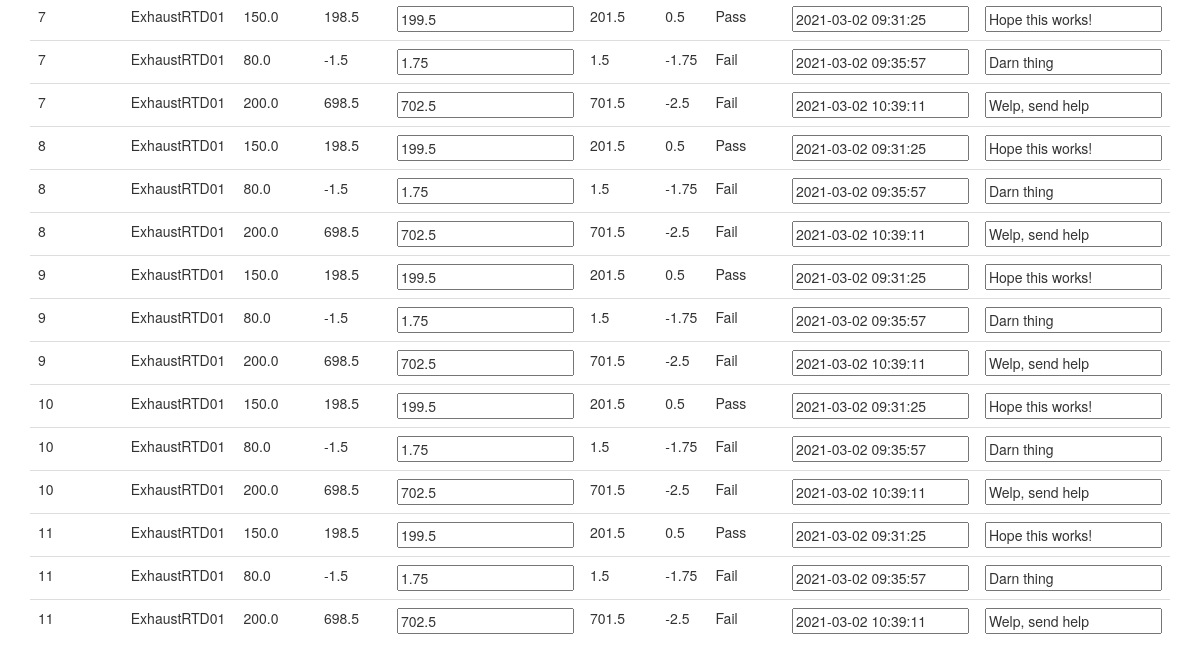
Page /channel_view (lower part) on the earlier database version.
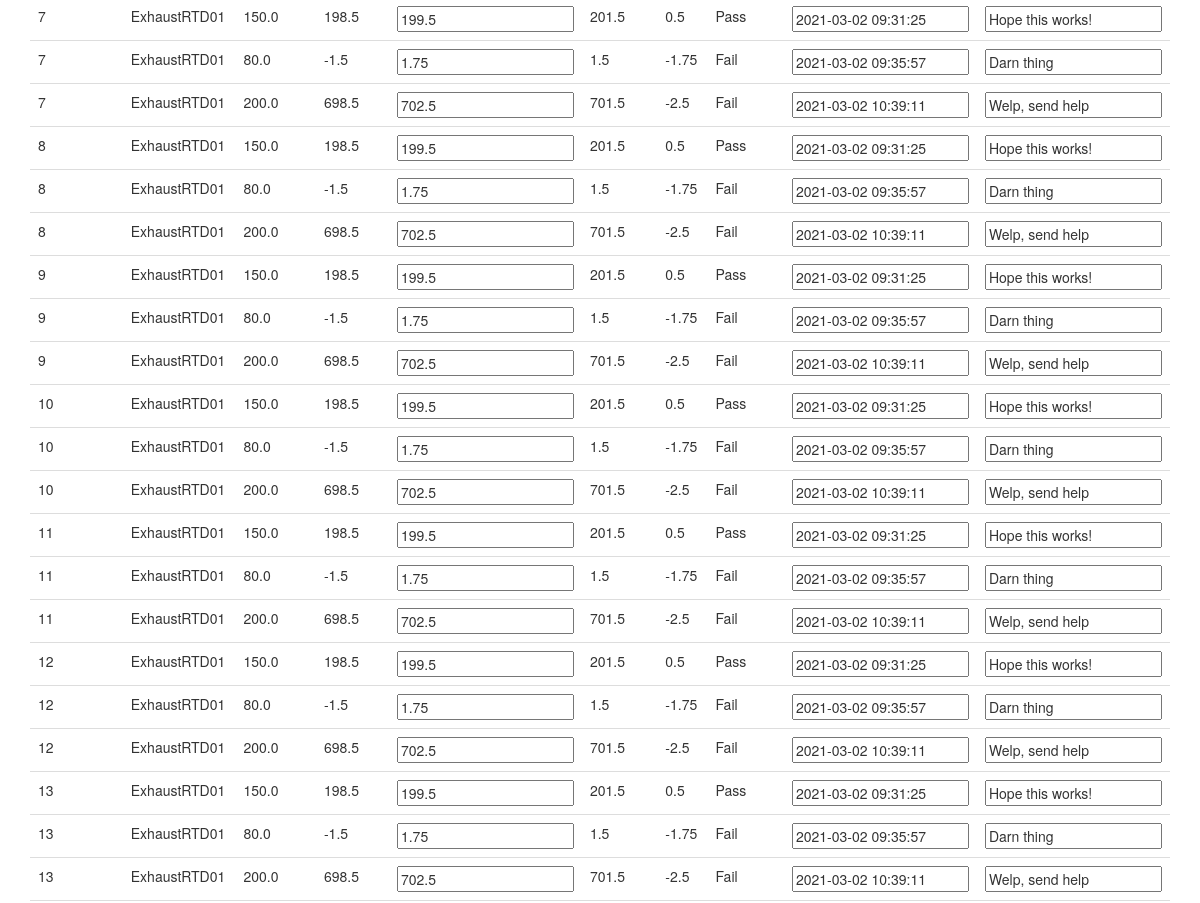
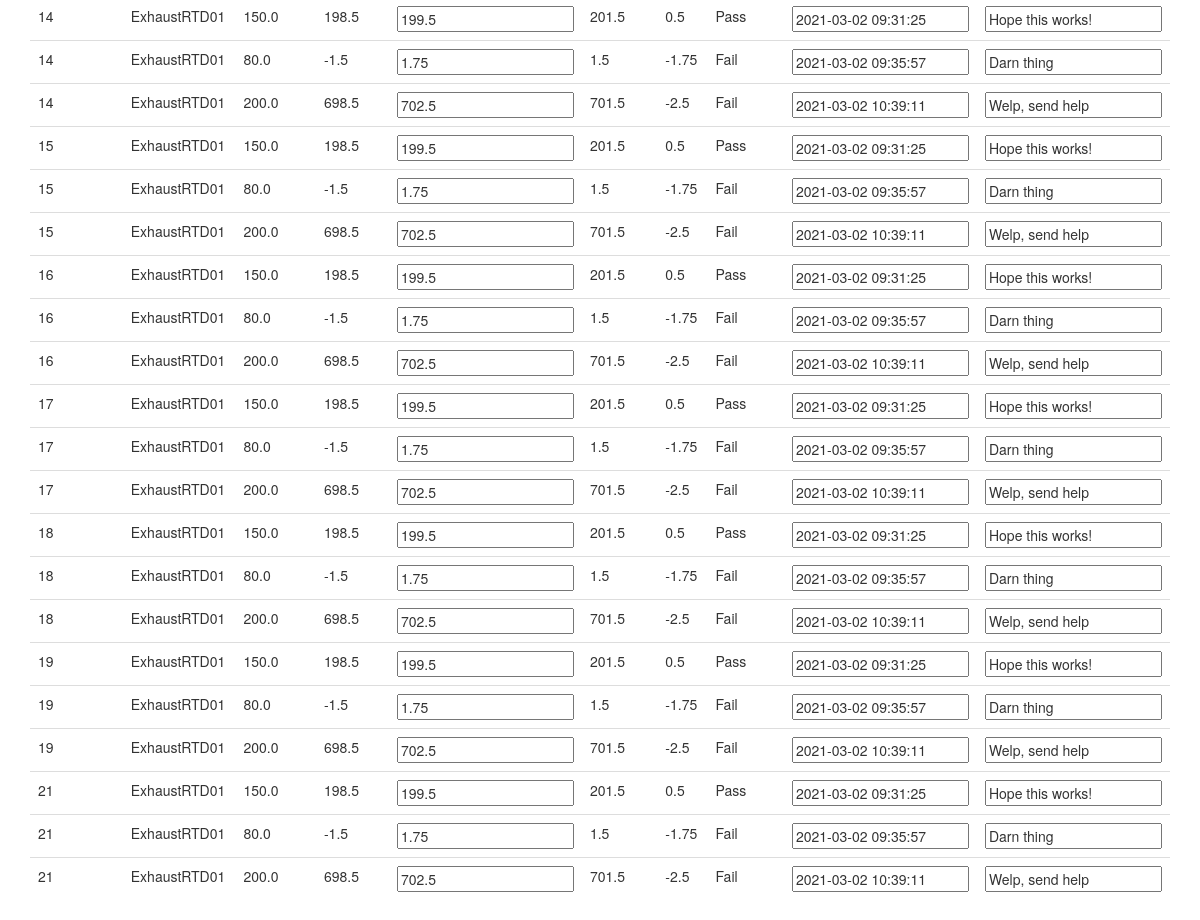
Same page on the later database version (2 pictures, top to bottom).
### app/models.py (models this page shows, shortened)
class TestPoint(db.Model):
	id = db.Column(db.Integer, primary_key=True)
	channel_id = db.Column(db.Integer, db.ForeignKey('channel.id'))
	input_val = db.Column(db.Float(16))
	measured_val = db.Column(db.Float(16))
	nominal_val = db.Column(db.Float(16))
	pf = db.Column(db.Integer) # 0 = Fail, 1 = Pass
	date_performed = db.Column(db.DateTime, default=datetime.utcnow)
	notes = db.Column(db.String(128))
	def get_channel(self):
		return Channel.query.filter_by(id=self.channel_id).first()
	def get_tolerance_type(self):
		return self.get_channel().tolerance_type
	def calc_error(self):
		return self.nominal_val - self.measured_val
	def calc_pf(self):
		if abs(self.calc_error()) > self.error_limit(self.get_tolerance_type()):
			self.pf = 0 # Fail
			return 'Fail'
		else:
			self.pf = 1 # Pass
			return 'Pass'
	def low_limit(self):
		return self.nominal_val - self.error_limit(self.get_tolerance_type())
	def high_limit(self):
		return self.nominal_val + self.error_limit(self.get_tolerance_type())
	def error_limit(self, get_tolerance_type):
		ch = self.get_channel()
		if get_tolerance_type == 0: # EU
			return ch.tolerance
		elif get_tolerance_type == 1: # %FS
			return ch.full_scale_range * (ch.tolerance / 100)
		elif get_tolerance_type == 2: # %RDG
			return self.nominal_val * (ch.tolerance / 100)
		else: # Error condition
			return -999

class Channel(db.Model):
	id = db.Column(db.Integer, primary_key=True)
	name = db.Column(db.String(32))
	_type = db.Column(db.Integer) # 0 = RTD, 1 = Pressure, 2 = Frequency, etc...
	range_min = db.Column(db.Float(16))
	range_max = db.Column(db.Float(16))
	eu = db.Column(db.Integer) # 0 = degC, 1 = Hz, 2 = lbf, etc...
	full_scale_range = db.Column(db.Float(16))
	full_scale_eu = db.Column(db.Integer) # 0 = degC, 1 = Hz, 2 = lbf, etc...
	tolerance = db.Column(db.Float(8))
	tolerance_type = db.Column(db.Integer) # 0 = EU, 1 = %FS, 2 = %RDG, 3 = Custom, etc...
	test_range_min = db.Column(db.Float(16))
	test_range_max = db.Column(db.Float(16))
	test_eu = db.Column(db.Integer) # 0 = degC, 1 = Hz, 2 = lbf, etc...
	test_points = db.relationship('TestPoint', backref='channel', lazy='dynamic')
	cal_eq_id_1 = db.Column(db.Integer)
	cal_eq_id_1_due_date = db.Column(db.DateTime, default=datetime.utcnow)

### app/main/routes.py (the view)
@bp.route('/channel_view', methods=['GET', 'POST'])
def channel_view():
    addChannelForm = EmptyForm()
    if addChannelForm.validate_on_submit():
        return redirect(url_for('main.add_channel'))
    testPointLists = []
    channelForm = ChannelForm()
    channelList = Channel.query.all()
    for channel in channelList:
        testPointList = TestPoint.query.filter_by(channel_id=channel.id).all()
        testPointLists.append(testPointList)
        for testPoint in testPointList:
            testPointForm = TestPointForm()
            testPointForm.measured_val = testPoint.measured_val
            testPointForm.date_performed = testPoint.date_performed
            testPointForm.notes = testPoint.notes
            channelForm.testPoints.append_entry(testPointForm)
    return render_template('channel_view.html', channelForm=channelForm, addChannelForm=addChannelForm,
                            testPointLists=testPointLists, channelList=channelList)

### app/main/forms.py
class EmptyForm(FlaskForm):
    submit = SubmitField('Add a Channel')

class ChannelForm(FlaskForm):
    testPoints = FieldList(FormField(TestPointForm))

### app/templates/channel_view.html (shortened to what this page needs)
{% extends "base.html" %}
{% import 'bootstrap/wtf.html' as wtf %}
{% block app_content %}
    <div>
        <form action="" method="post" name="channelForm">
            <table class="table table-hover table-dark">
                <tbody>
                {% for channel, testPointList in zip(channelList, testPointLists) %}
                    {% for testPointForm, testPointFixedField in zip(channelForm.testPoints, testPointList) %}
                        <tr>
                            <td>{{ testPointFixedField.get_channel().id }}</th>
                            <td>{{ testPointFixedField.get_channel().name }}</td>
                            <td>{{ testPointFixedField.input_val }}</td>
                            <td>{{ testPointFixedField.low_limit() }}</td>
                            <td>{{ testPointForm.measured_val }}</td>
                            <td>{{ testPointFixedField.high_limit() }}</td>
                            <td>{{ testPointFixedField.calc_error() }}</td>
                            {% if testPointFixedField.calc_pf() == 'Pass' %}
                                <td class="table-success">{{ testPointFixedField.calc_pf() }}</td>
                            {% else %}
                                <td class="table-danger">{{ testPointFixedField.calc_pf() }}</td>
                            {% endif %}
                            <td>{{ testPointForm.date_performed }}</td>
                            <td>{{ testPointForm.notes }}</td>
                        </tr>
                    {% endfor %}
                {% endfor %}
                </tbody>
            </table>
        </form>
    </div>
{% endblock %}

### app/templates/base.html (shortened to what this page needs)
{% extends 'bootstrap/base.html' %}
{% block content %}
    <div class="container">
        {% block app_content %}{% endblock %}
    </div>
{% endblock %}

Differences in the rows shown:
added TestPoint: get_channel "12", get_channel "ExhaustRTD01", input_val "150.0", low_limit "198.5", measured_val "199.5", high_limit "201.5", calc_error "0.5", calc_pf "Pass", date_performed "2021-03-02 09:31:25", notes "Hope this works!"
added TestPoint: get_channel "12", get_channel "ExhaustRTD01", input_val "80.0", low_limit "-1.5", measured_val "1.75", high_limit "1.5", calc_error "-1.75", calc_pf "Fail", date_performed "2021-03-02 09:35:57", notes "Darn thing"
added TestPoint: get_channel "12", get_channel "ExhaustRTD01", input_val "200.0", low_limit "698.5", measured_val "702.5", high_limit "701.5", calc_error "-2.5", calc_pf "Fail", date_performed "2021-03-02 10:39:11", notes "Welp, send help"
added TestPoint: get_channel "13", get_channel "ExhaustRTD01", input_val "150.0", low_limit "198.5", measured_val "199.5", high_limit "201.5", calc_error "0.5", calc_pf "Pass", date_performed "2021-03-02 09:31:25", notes "Hope this works!"
added TestPoint: get_channel "13", get_channel "ExhaustRTD01", input_val "80.0", low_limit "-1.5", measured_val "1.75", high_limit "1.5", calc_error "-1.75", calc_pf "Fail", date_performed "2021-03-02 09:35:57", notes "Darn thing"
added TestPoint: get_channel "13", get_channel "ExhaustRTD01", input_val "200.0", low_limit "698.5", measured_val "702.5", high_limit "701.5", calc_error "-2.5", calc_pf "Fail", date_performed "2021-03-02 10:39:11", notes "Welp, send help"
added TestPoint: get_channel "14", get_channel "ExhaustRTD01", input_val "150.0", low_limit "198.5", measured_val "199.5", high_limit "201.5", calc_error "0.5", calc_pf "Pass", date_performed "2021-03-02 09:31:25", notes "Hope this works!"
added TestPoint: get_channel "14", get_channel "ExhaustRTD01", input_val "80.0", low_limit "-1.5", measured_val "1.75", high_limit "1.5", calc_error "-1.75", calc_pf "Fail", date_performed "2021-03-02 09:35:57", notes "Darn thing"
added TestPoint: get_channel "14", get_channel "ExhaustRTD01", input_val "200.0", low_limit "698.5", measured_val "702.5", high_limit "701.5", calc_error "-2.5", calc_pf "Fail", date_performed "2021-03-02 10:39:11", notes "Welp, send help"
added TestPoint: get_channel "15", get_channel "ExhaustRTD01", input_val "150.0", low_limit "198.5", measured_val "199.5", high_limit "201.5", calc_error "0.5", calc_pf "Pass", date_performed "2021-03-02 09:31:25", notes "Hope this works!"
added TestPoint: get_channel "15", get_channel "ExhaustRTD01", input_val "80.0", low_limit "-1.5", measured_val "1.75", high_limit "1.5", calc_error "-1.75", calc_pf "Fail", date_performed "2021-03-02 09:35:57", notes "Darn thing"
added TestPoint: get_channel "15", get_channel "ExhaustRTD01", input_val "200.0", low_limit "698.5", measured_val "702.5", high_limit "701.5", calc_error "-2.5", calc_pf "Fail", date_performed "2021-03-02 10:39:11", notes "Welp, send help"
added TestPoint: get_channel "16", get_channel "ExhaustRTD01", input_val "150.0", low_limit "198.5", measured_val "199.5", high_limit "201.5", calc_error "0.5", calc_pf "Pass", date_performed "2021-03-02 09:31:25", notes "Hope this works!"
added TestPoint: get_channel "16", get_channel "ExhaustRTD01", input_val "80.0", low_limit "-1.5", measured_val "1.75", high_limit "1.5", calc_error "-1.75", calc_pf "Fail", date_performed "2021-03-02 09:35:57", notes "Darn thing"
added TestPoint: get_channel "16", get_channel "ExhaustRTD01", input_val "200.0", low_limit "698.5", measured_val "702.5", high_limit "701.5", calc_error "-2.5", calc_pf "Fail", date_performed "2021-03-02 10:39:11", notes "Welp, send help"
added TestPoint: get_channel "17", get_channel "ExhaustRTD01", input_val "150.0", low_limit "198.5", measured_val "199.5", high_limit "201.5", calc_error "0.5", calc_pf "Pass", date_performed "2021-03-02 09:31:25", notes "Hope this works!"
added TestPoint: get_channel "17", get_channel "ExhaustRTD01", input_val "80.0", low_limit "-1.5", measured_val "1.75", high_limit "1.5", calc_error "-1.75", calc_pf "Fail", date_performed "2021-03-02 09:35:57", notes "Darn thing"
added TestPoint: get_channel "17", get_channel "ExhaustRTD01", input_val "200.0", low_limit "698.5", measured_val "702.5", high_limit "701.5", calc_error "-2.5", calc_pf "Fail", date_performed "2021-03-02 10:39:11", notes "Welp, send help"
added TestPoint: get_channel "18", get_channel "ExhaustRTD01", input_val "150.0", low_limit "198.5", measured_val "199.5", high_limit "201.5", calc_error "0.5", calc_pf "Pass", date_performed "2021-03-02 09:31:25", notes "Hope this works!"
added TestPoint: get_channel "18", get_channel "ExhaustRTD01", input_val "80.0", low_limit "-1.5", measured_val "1.75", high_limit "1.5", calc_error "-1.75", calc_pf "Fail", date_performed "2021-03-02 09:35:57", notes "Darn thing"
added TestPoint: get_channel "18", get_channel "ExhaustRTD01", input_val "200.0", low_limit "698.5", measured_val "702.5", high_limit "701.5", calc_error "-2.5", calc_pf "Fail", date_performed "2021-03-02 10:39:11", notes "Welp, send help"
added TestPoint: get_channel "19", get_channel "ExhaustRTD01", input_val "150.0", low_limit "198.5", measured_val "199.5", high_limit "201.5", calc_error "0.5", calc_pf "Pass", date_performed "2021-03-02 09:31:25", notes "Hope this works!"
added TestPoint: get_channel "19", get_channel "ExhaustRTD01", input_val "80.0", low_limit "-1.5", measured_val "1.75", high_limit "1.5", calc_error "-1.75", calc_pf "Fail", date_performed "2021-03-02 09:35:57", notes "Darn thing"
added TestPoint: get_channel "19", get_channel "ExhaustRTD01", input_val "200.0", low_limit "698.5", measured_val "702.5", high_limit "701.5", calc_error "-2.5", calc_pf "Fail", date_performed "2021-03-02 10:39:11", notes "Welp, send help"
added TestPoint: get_channel "21", get_channel "ExhaustRTD01", input_val "150.0", low_limit "198.5", measured_val "199.5", high_limit "201.5", calc_error "0.5", calc_pf "Pass", date_performed "2021-03-02 09:31:25", notes "Hope this works!"
added TestPoint: get_channel "21", get_channel "ExhaustRTD01", input_val "80.0", low_limit "-1.5", measured_val "1.75", high_limit "1.5", calc_error "-1.75", calc_pf "Fail", date_performed "2021-03-02 09:35:57", notes "Darn thing"
added TestPoint: get_channel "21", get_channel "ExhaustRTD01", input_val "200.0", low_limit "698.5", measured_val "702.5", high_limit "701.5", calc_error "-2.5", calc_pf "Fail", date_performed "2021-03-02 10:39:11", notes "Welp, send help"
